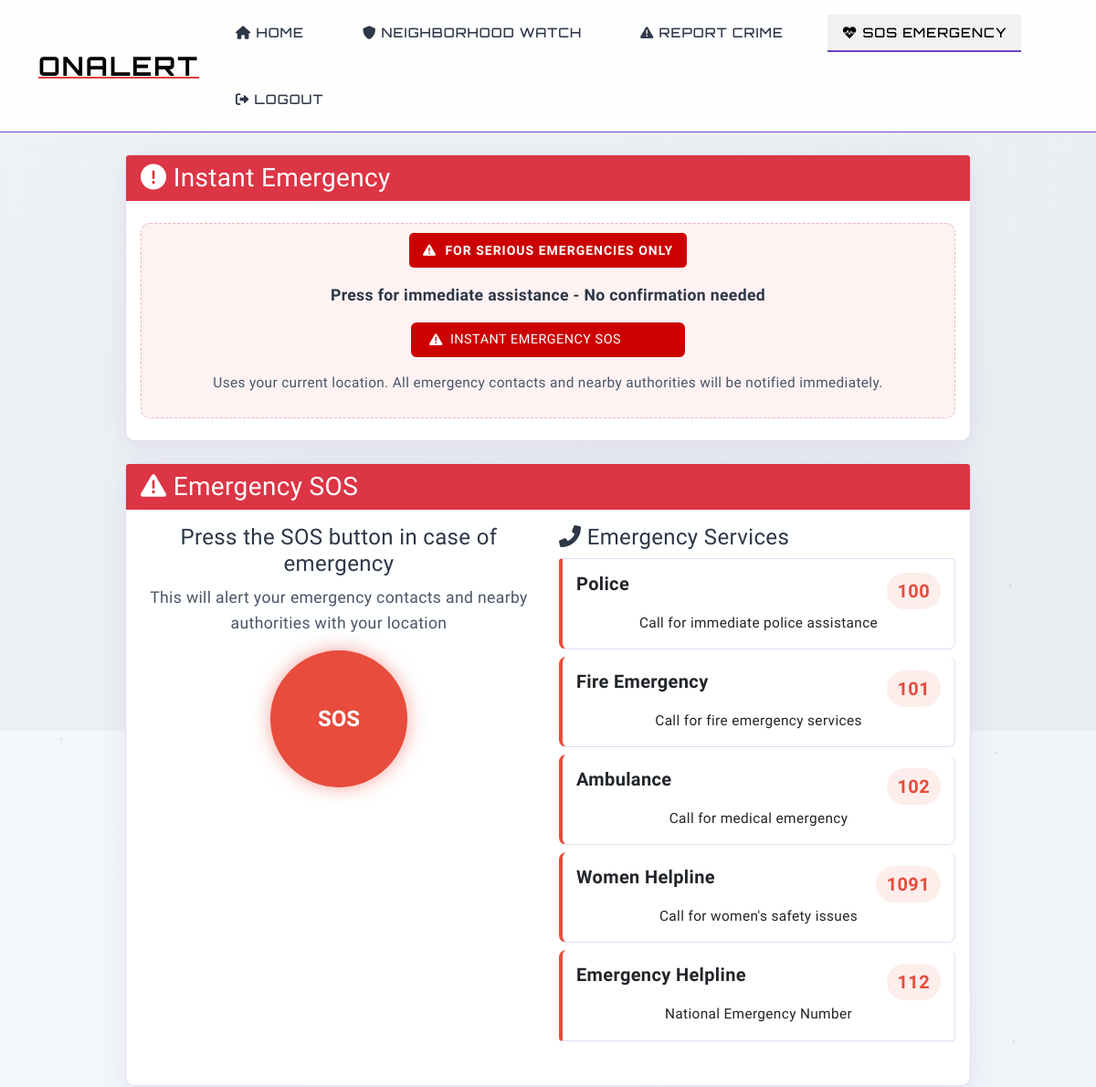
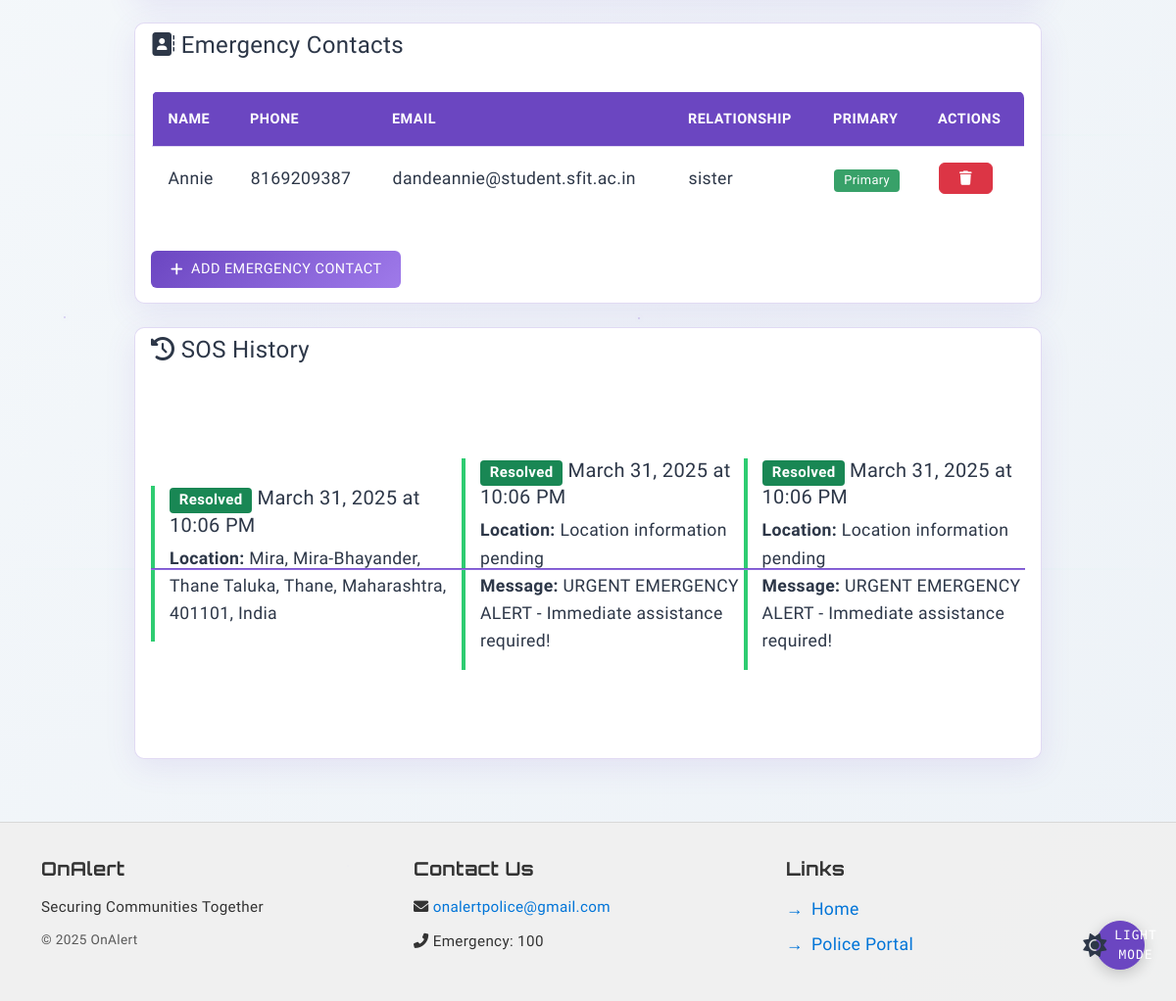
The app's page /sos (signed in) with its own data (2 pictures, top to bottom).
### models.py (models this page shows)
class EmergencyContact(db.Model):
    id = db.Column(db.Integer, primary_key=True)
    user_id = db.Column(db.Integer, db.ForeignKey('user.id'), nullable=False)
    name = db.Column(db.String(100), nullable=False)
    phone = db.Column(db.String(20), nullable=False)
    email = db.Column(db.String(120), nullable=True)
    relationship = db.Column(db.String(50), nullable=True)
    is_primary = db.Column(db.Boolean, default=False)

class SOSAlert(db.Model):
    id = db.Column(db.Integer, primary_key=True)
    user_id = db.Column(db.Integer, db.ForeignKey('user.id'), nullable=False)
    location = db.Column(db.String(200), nullable=True)
    latitude = db.Column(db.Float, nullable=True)
    longitude = db.Column(db.Float, nullable=True)
    timestamp = db.Column(db.DateTime, default=datetime.utcnow)
    resolved_at = db.Column(db.DateTime, nullable=True)
    status = db.Column(db.String(20), default='active')  # active, responded, resolved
    message = db.Column(db.Text, nullable=True)
    responder_id = db.Column(db.Integer, db.ForeignKey('user.id'), nullable=True)
    responder_notes = db.Column(db.Text, nullable=True)
    user = db.relationship('User', foreign_keys=[user_id], backref='sos_alerts')
    responder = db.relationship('User', foreign_keys=[responder_id], backref='responses')

### app.py (the view, shortened to what this page needs)
@app.route('/sos', methods=['GET', 'POST'])
@login_required
def sos():
    emergency_contacts = EmergencyContact.query.filter_by(user_id=current_user.id).all()
    sos_history = SOSAlert.query.filter_by(user_id=current_user.id).order_by(SOSAlert.timestamp.desc()).all()
    return render_template('sos.html', contacts=emergency_contacts, sos_history=sos_history)

### app.py (called while the page is built)
@login_manager.user_loader
def load_user(user_id):
    return User.query.get(int(user_id))

### templates/sos.html (shortened to what this page needs)
{% extends "base.html" %}
{% block content %}
<div class="row justify-content-center">
    <div class="col-lg-10">
        <div class="card glass-effect mb-4">
            <div class="card-header bg-danger text-white">
                <h3 class="mb-0"><i class="fas fa-exclamation-circle"></i> Instant Emergency</h3>
            </div>
            <div class="card-body text-center py-4">
                <div class="instant-sos-container">
                    <div class="warning-banner mb-3">
                        <i class="fas fa-exclamation-triangle"></i> FOR SERIOUS EMERGENCIES ONLY
                    </div>
                    <p class="mb-3"><strong>Press for immediate assistance - No confirmation needed</strong></p>
                    <button id="instantSosButton" class="btn btn-danger btn-lg pulse-animation" onclick="triggerInstantSOS()">
                        <i class="fas fa-exclamation-triangle"></i> INSTANT EMERGENCY SOS
                    </button>
                    <p class="mt-3 text-muted small">Uses your current location. All emergency contacts and nearby authorities will be notified immediately.</p>
                </div>
            </div>
        </div>
        <div class="card glass-effect mb-4">
            <div class="card-header bg-danger text-white">
                <h3 class="mb-0"><i class="fas fa-exclamation-triangle"></i> Emergency SOS</h3>
            </div>
            <div class="card-body">
                <div class="row">
                    <div class="col-md-6 text-center mb-4">
                        <h4>Press the SOS button in case of emergency</h4>
                        <p class="text-muted">This will alert your emergency contacts and nearby authorities with your location</p>
                        <button id="sosButton" class="sos-button mb-3" onclick="prepareSOS()">
                            SOS
                        </button>
                    </div>
                    <div class="col-md-6">
                        <h4><i class="fas fa-phone-alt"></i> Emergency Services</h4>
                        <div class="list-group mb-4">
                            <a href="tel:100" class="list-group-item list-group-item-action emergency-card">
                                <div class="d-flex w-100 justify-content-between">
                                    <h5 class="mb-1">Police</h5>
                                    <strong>100</strong>
                                </div>
                                <small>Call for immediate police assistance</small>
                            </a>
                            <a href="tel:101" class="list-group-item list-group-item-action emergency-card">
                                <div class="d-flex w-100 justify-content-between">
                                    <h5 class="mb-1">Fire Emergency</h5>
                                    <strong>101</strong>
                                </div>
                                <small>Call for fire emergency services</small>
                            </a>
                            <a href="tel:102" class="list-group-item list-group-item-action emergency-card">
                                <div class="d-flex w-100 justify-content-between">
                                    <h5 class="mb-1">Ambulance</h5>
                                    <strong>102</strong>
                                </div>
                                <small>Call for medical emergency</small>
                            </a>
                            <a href="tel:1091" class="list-group-item list-group-item-action emergency-card">
                                <div class="d-flex w-100 justify-content-between">
                                    <h5 class="mb-1">Women Helpline</h5>
                                    <strong>1091</strong>
                                </div>
                                <small>Call for women's safety issues</small>
                            </a>
                            <a href="tel:112" class="list-group-item list-group-item-action emergency-card">
                                <div class="d-flex w-100 justify-content-between">
                                    <h5 class="mb-1">Emergency Helpline</h5>
                                    <strong>112</strong>
                                </div>
                                <small>National Emergency Number</small>
                            </a>
                        </div>
                    </div>
                </div>
            </div>
        </div>
        <div class="card glass-effect mb-4">
            <div class="card-header">
                <h4><i class="fas fa-address-book"></i> Emergency Contacts</h4>
            </div>
            <div class="card-body">
                {% if contacts %}
                <div class="table-responsive mb-4">
                    <table class="table table-hover">
                        <thead>
                            <tr>
                                <th>Name</th>
                                <th>Phone</th>
                                <th>Email</th>
                                <th>Relationship</th>
                                <th>Primary</th>
                                <th>Actions</th>
                            </tr>
                        </thead>
                        <tbody>
                            {% for contact in contacts %}
                            <tr>
                                <td>{{ contact.name }}</td>
                                <td>{{ contact.phone }}</td>
                                <td>{{ contact.email }}</td>
                                <td>{{ contact.relationship }}</td>
                                <td>{% if contact.is_primary %}<span class="badge bg-success">Primary</span>{% endif %}</td>
                                <td>
                                    <form action="{{ url_for('delete_contact', contact_id=contact.id) }}" method="post" class="d-inline">
                                        <button type="submit" class="btn btn-sm btn-danger" onclick="return confirm('Are you sure you want to delete this contact?')">
                                            <i class="fas fa-trash"></i>
                                        </button>
                                    </form>
                                </td>
                            </tr>
                            {% endfor %}
                        </tbody>
                    </table>
                </div>
                {% else %}
                <div class="alert alert-warning">
                    <i class="fas fa-exclamation-circle"></i> You don't have any emergency contacts set up. Add contacts below to be notified in case of an emergency.
                </div>
                {% endif %}
                <button class="btn btn-primary" type="button" data-bs-toggle="collapse" data-bs-target="#addContactForm">
                    <i class="fas fa-plus"></i> Add Emergency Contact
                </button>
            </div>
        </div>
        {% if sos_history %}
        <div class="card glass-effect">
            <div class="card-header">
                <h4><i class="fas fa-history"></i> SOS History</h4>
            </div>
            <div class="card-body">
                <div class="timeline">
                    {% for alert in sos_history %}
                    <div class="sos-history-item {{ alert.status }}">
                        <h5>
                            {% if alert.status == 'active' %}
                            <span class="badge bg-danger">Active</span>
                            {% elif alert.status == 'responded' %}
                            <span class="badge bg-warning">Responded</span>
                            {% elif alert.status == 'resolved' %}
                            <span class="badge bg-success">Resolved</span>
                            {% endif %}
                            {{ alert.timestamp.strftime('%B %d, %Y at %I:%M %p') }}
                        </h5>
                        <p>
                            <strong>Location:</strong> {{ alert.location or 'Unknown' }}<br>
                            {% if alert.message %}
                            <strong>Message:</strong> {{ alert.message }}<br>
                            {% endif %}
                        </p>
                    </div>
                    {% endfor %}
                </div>
            </div>
        </div>
        {% endif %}
    </div>
</div>
{% endblock %}

### templates/sos.html (style rules this page uses)
.sos-button { width: 150px; height: 150px; border-radius: 50%; background-color: #e74c3c; color: white; font-size: 24px; font-weight: bold; border: none; box-shadow: 0 0 20px rgba(231, 76, 60, 0.5); transition: all 0.3s ease; display: flex; align-items: center; justify-content: center; margin: 0 auto; cursor: pointer; position: relative; overflow: hidden; }
.pulse-animation { box-shadow: 0 0 0 rgba(204, 44, 44, 0.4); animation: pulse-red 2s infinite; font-weight: bold; padding: 15px 30px; font-size: 1.2rem; letter-spacing: 1px; text-transform: uppercase; }
#instantSosButton { background-color: #cc0000; border: none; position: relative; min-width: 300px; }
#instantSosButton::after { content: ''; position: absolute; top: 0; left: 0; width: 100%; height: 100%; background: linear-gradient(rgba(255, 255, 255, 0.2), rgba(255, 255, 255, 0)); border-radius: 0.25rem; opacity: 0; transition: opacity 0.2s; }
.sos-button::after { content: ''; position: absolute; width: 100%; height: 100%; background: radial-gradient(circle, rgba(255,255,255,0.3) 0%, rgba(255,255,255,0) 70%); opacity: 0; transition: opacity 0.3s ease; }
.emergency-card { border-left: 4px solid #e74c3c; transition: transform 0.2s ease; }
.sos-history-item { border-left: 4px solid; padding-left: 15px; margin-bottom: 10px; }
.sos-history-item.resolved { border-left-color: #2ecc71; }
.emergency-card { padding: 15px; border-radius: 8px; margin-bottom: 8px; }
.emergency-card strong { font-size: 20px; font-weight: bold; color: #e74c3c; }
.emergency-card h5 { margin-bottom: 0; font-weight: bold; }
.emergency-card strong { display: inline-block; background-color: rgba(231, 76, 60, 0.1); padding: 4px 12px; border-radius: 20px; color: #e74c3c; font-weight: bold; }
.instant-sos-container { padding: 10px; border-radius: 10px; background-color: rgba(255, 0, 0, 0.05); border: 1px dashed rgba(204, 44, 44, 0.3); }
.warning-banner { background-color: #cc0000; color: white; padding: 8px 15px; border-radius: 5px; font-weight: bold; letter-spacing: 1px; display: inline-block; font-size: 14px; }
.warning-banner i { margin-right: 5px; }

### templates/base.html (style rules this page uses)
h1, h2, h3, .section-title { transition: transform 0.3s ease, color 0.3s ease; cursor: default; }
.btn, .action-link, .download-link { border-radius: 6px; padding: 0.5rem 1.25rem; font-weight: 500; transition: all 0.3s ease; text-transform: uppercase; letter-spacing: 0.5px; font-size: 0.9rem; position: relative; overflow: hidden; text-decoration: none; display: inline-flex; align-items: center; gap: 0.5rem; }

### records on screen
EmergencyContact: name "Annie", phone "8169209387", email "dandeannie@student.sfit.ac.in", relationship "sister", is_primary "Primary"
SOSAlert: status "Resolved", timestamp "March 31, 2025 at 10:06 PM", location "Mira, Mira-Bhayander, Thane Taluka, Thane, Maharashtra, 401101, India"
SOSAlert: status "Resolved", timestamp "March 31, 2025 at 10:06 PM", location "Location information pending", message "URGENT EMERGENCY ALERT - Immediate assistance required!"
SOSAlert: status "Resolved", timestamp "March 31, 2025 at 10:06 PM", location "Location information pending", message "URGENT EMERGENCY ALERT - Immediate assistance required!"
